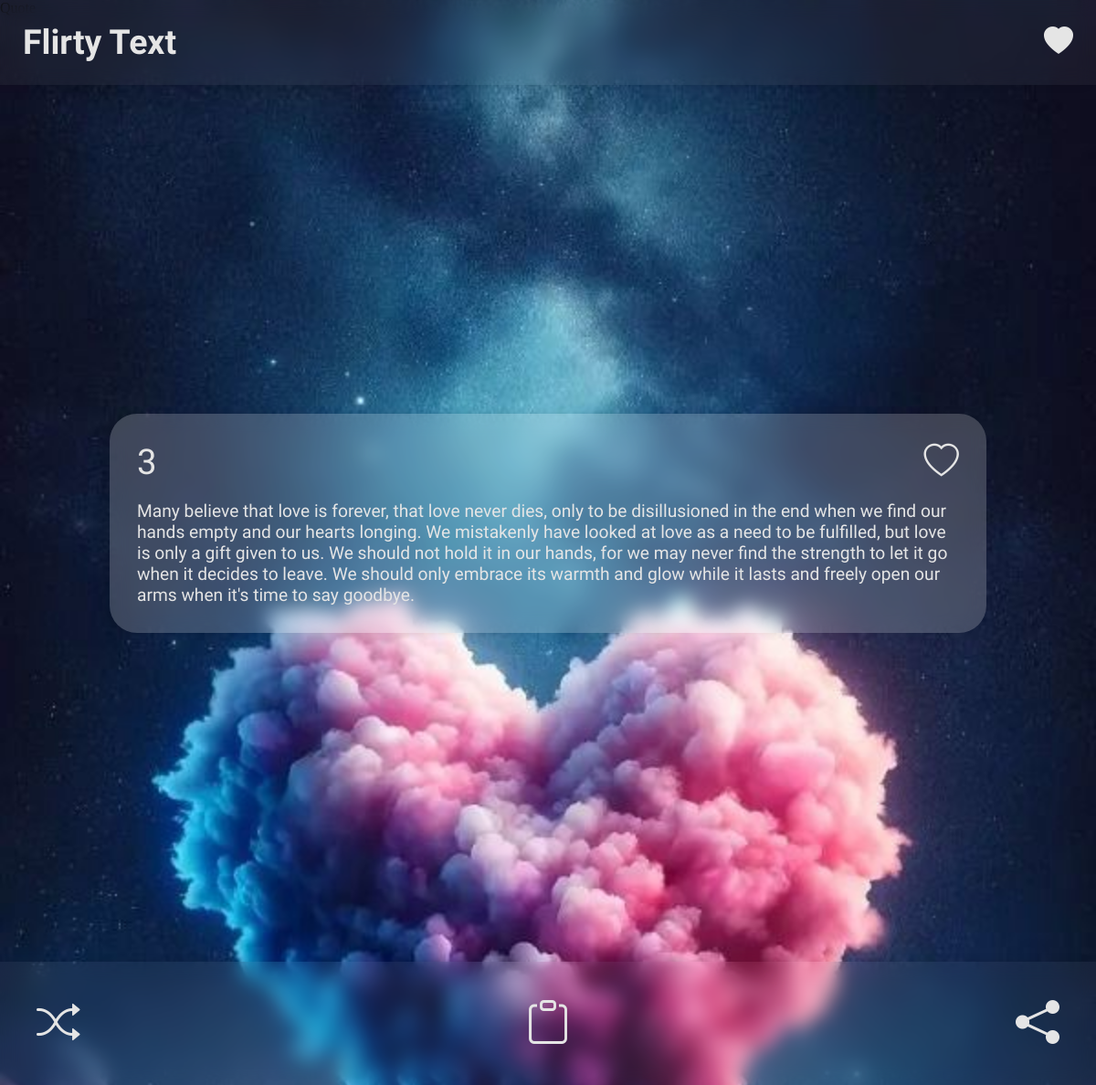
/quote-detail/3/, run on the app's committed database.
### main/models.py (models this page shows, shortened)
class Quote(models.Model):
    category:Category = models.ForeignKey(Category,on_delete=models.CASCADE)
    quote:str = models.TextField()
    favorite:bool = models.BooleanField(default=False)

### main/views.py (the view)
# urls.py: path("quote-detail/<int:q_id>/",views.quote,name="quote"),
def quote(request:HttpRequest,q_id:int) -> HttpResponse:
    quote:Quote = get_object_or_404(Quote,pk=q_id)
    return render(request,"quote.html",{"quote":quote})

### templates/quote.html (shortened to what this page needs)
{% extends "base.html" %} {% block title %} Quote {% endblock %}
{% block content %}
<main>
  <div class="quote">
    <div class="head">
      <ul>
        <li>{{ quote.id }}</li>
        <li>
          <i
            class="bi bi-heart fav"
            data-id="{{ quote.id }}"
            data-quote="{{ quote.quote }}"
          ></i>
        </li>
      </ul>
    </div>
    <p class="cliptext">{{ quote.quote }}</p>
  </div>
</main>
<footer>
  <i class="bi bi-shuffle"></i>
  <i class="bi bi-clipboard clipboard"></i>
  <i class="bi bi-share-fill sharebutton"></i>
</footer>
{% endblock %}

### static/css/style.css (style rules this page uses)
* { padding: 0; margin: 0; box-sizing: border-box; }
li { list-style: none; }
body { background-image: url("../images/background.jpg"); object-fit: cover; background-size: cover; background-position: center; min-height: 100vh; }
footer { position: sticky; top: 80vh; display: flex; justify-content: space-between; padding: 20px; font-size: 1.5em; color: #e5e5e5; width: 100%; background-color: rgba(255, 255, 255, 0.05); backdrop-filter: blur(10px); box-shadow: -10px 0 10px rgba(0, 0, 0, 0.1); }
@media (min-width: 800px) { footer { top: 85vh; padding: 40px; font-size: 3em; font-weight: 600; } }

### data on the page
Quote: id "3", quote "Many believe that love is forever, that love never dies, only to be disillusioned in the end when we find our hands empty and our hearts longing. We mistakenly have looked at love as a need to be fulfilled, but love is only a gift given to us. We should not hold it in our hands, for we may never find the strength to let it go when it decides to leave. We should only embrace its warmth and glow while it lasts and freely open our arms when it's time to say goodbye."
